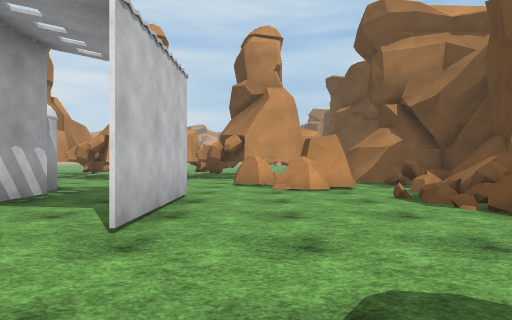
[1] (above)

24 first-person views from a walk through a scene from a Unity 3-D project. The camera is 1.2 m above the floor, looks level and sees 75° across. The floor is counted in squares, 2 m on a side. Each view is taken from the middle of a square. On the plan, view 1 faces up. The plan holds only what a view shows up to about 10 squares ahead; the rest is blank. The place goes on beyond the plan. Some animated figures are not drawn. Surface patterns are stand-ins for the level's own textures.

[2]
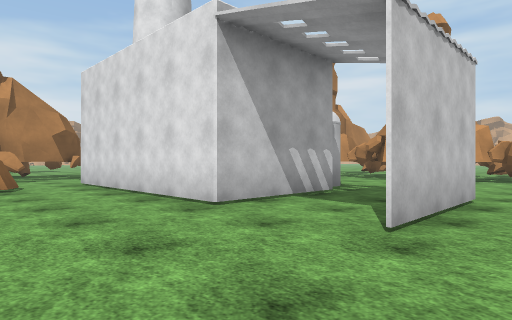

[3]
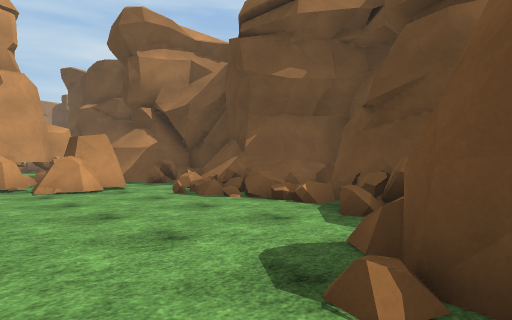

[4]
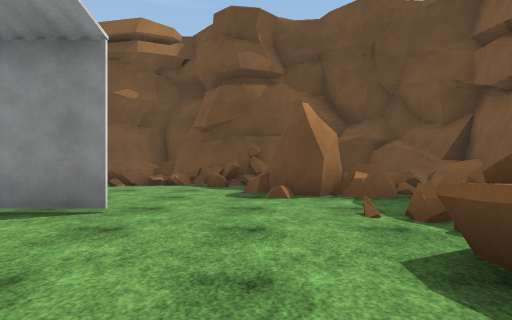

[5]
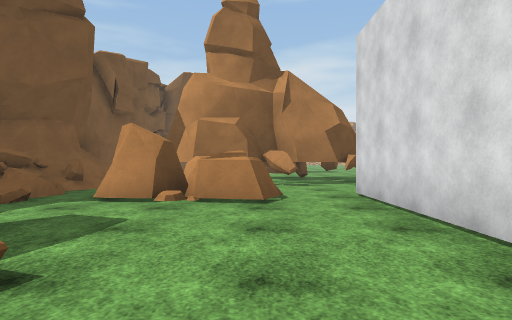

[6]
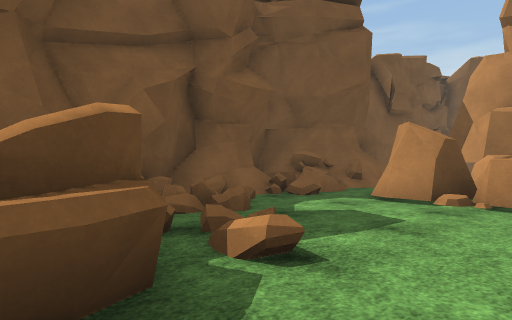

[7]
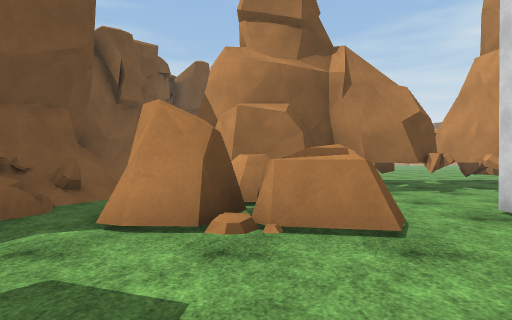

[8]
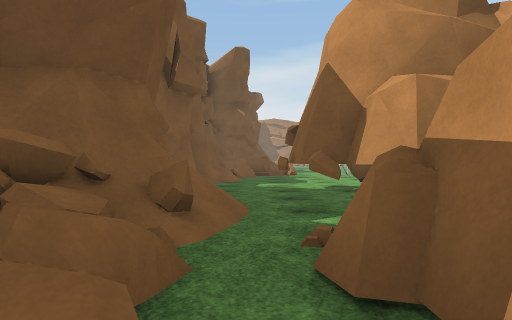

[9]
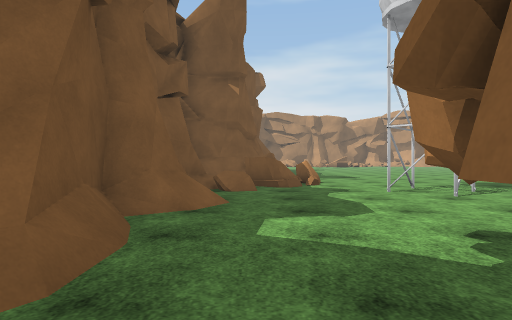

[10]
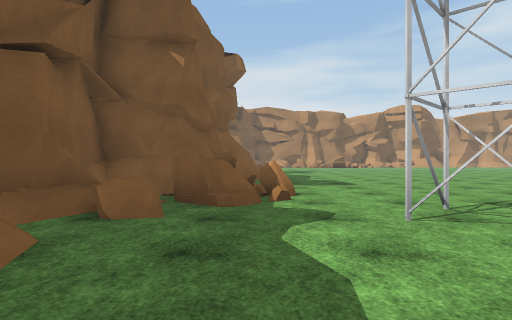

[11]
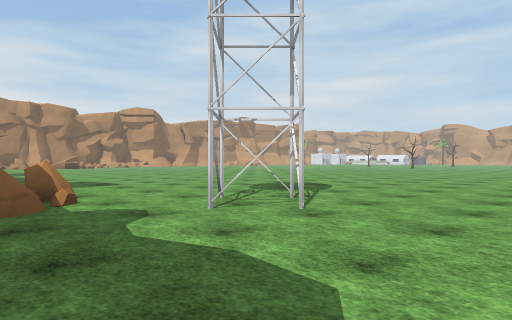

[12]
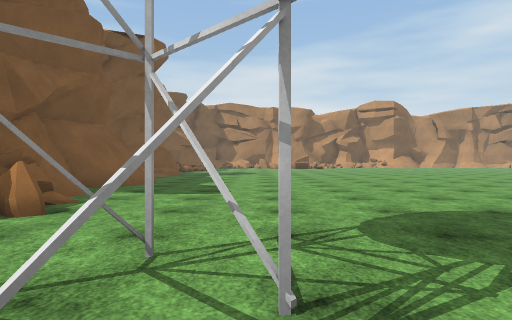

[13]
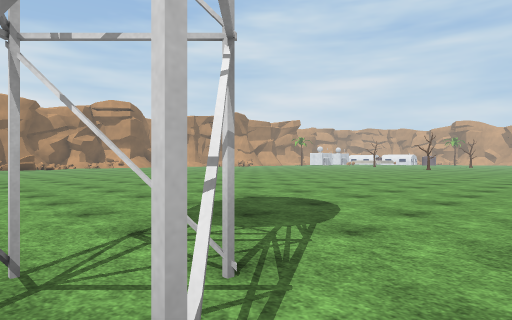

[14]
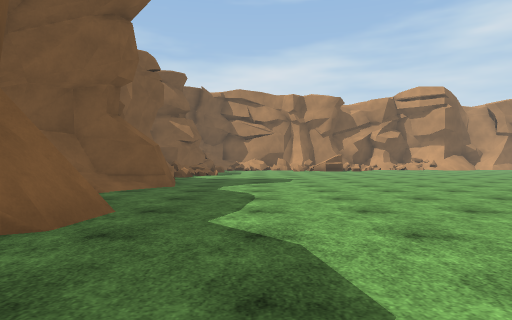

[15]
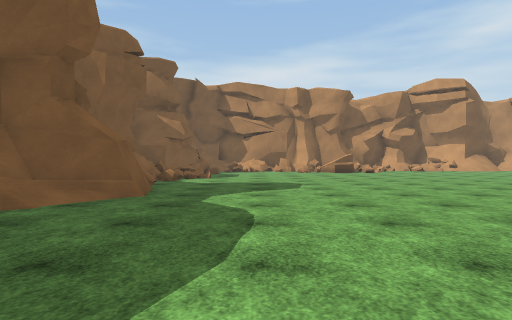

[16]
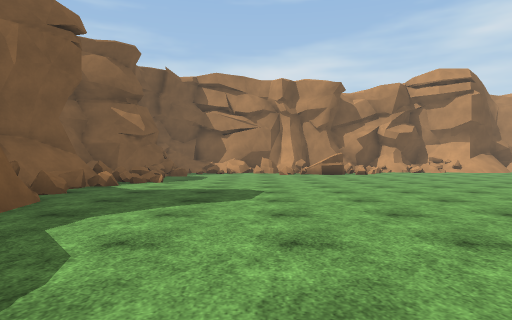

[17]
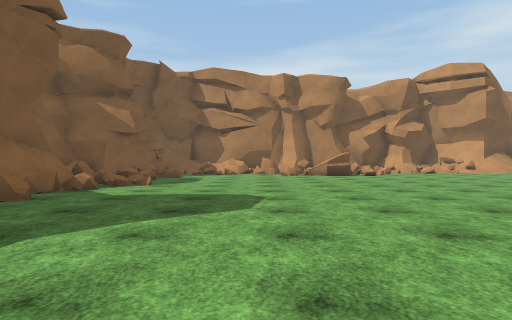

[18]
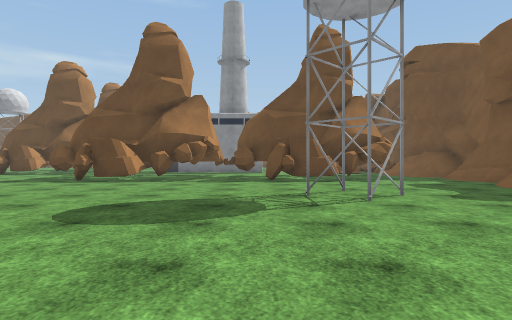

[19]
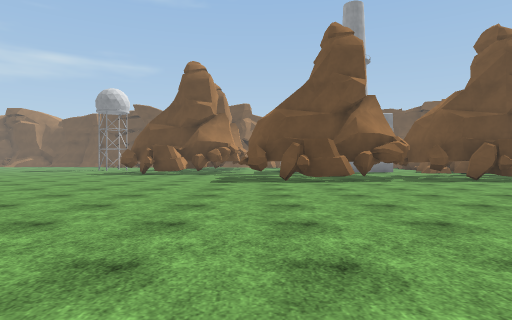

[20]
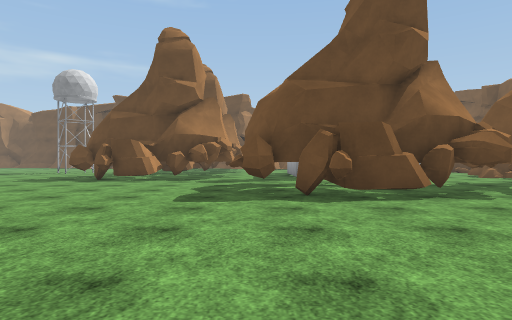

[21]
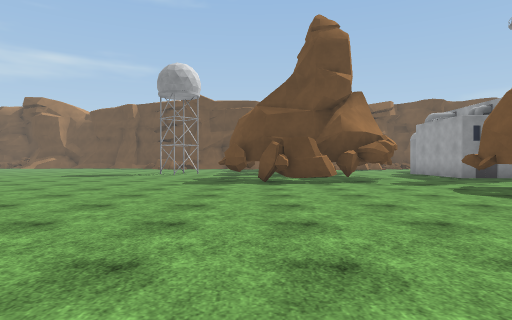

[22]
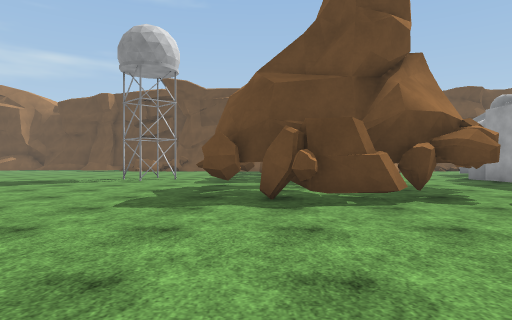

[23]
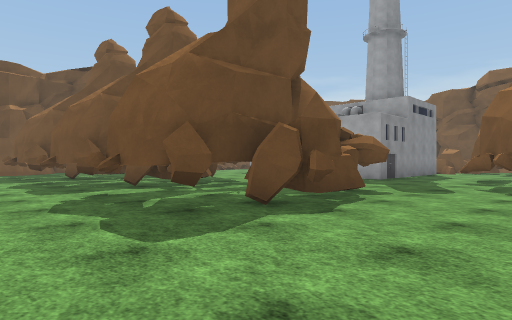

[24]
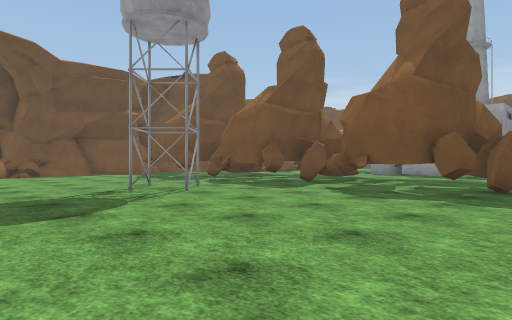

### Floor plan
Key: @ floor where view 1 was taken; # wall or solid block; . main floor; : floor 0.5 m higher than the main floor; / step, stairs or slope; = window, fence, low wall or low ledge; ^ raised ledge; v drop or lower ground; R rock.
Columns run from 37 left of view 1 to 6 right of it. Each row starts with its distance up from view 1.
 21                           .......
 20                           ...........
 19                         ..............
 18                        .........#.....
 17                      ...........##...
 16                     ................
 15                    .........##...##..
 14                   ..........###.###.#
 13                   .........######
 12                 ...........##  ##  #
 11                ............##  ##  #
 10               .......... #..## .####.####
  9 ...       .. ..........###........ ...R ###
  8 .......   ............####........ ..R  =##
  7 ........  ............## ##..####.. ..RR==#
  6 .......................#  #.     .. ....###
  5 .......................####      #..#../==##
  4 .........................#..     #..#...//##
  3 .......................####..#####..#...=##
  2 ...................#...####.............##
  1 ..................##...####.RR........R.##
  0 .......................# ##RRR...==..@R  #
 -1 //....//...##..===.....####.RR...# #..R  #
 -2  .=#==^#########v^=......./....==   ^====##
 -3 #: ###  #      ^////##.=///#==.==    ##==##
 -4 #              ###################    ####

Positions as (right, up) in squares from view 1, and headings:
1: (0, 0), facing up
2: (0, 0), facing up-left
3: (-1, 0), facing up-right
4: (-5, 1), facing right
5: (-3, 1), facing left
6: (-3, 1), facing down-left
7: (-5, 0), facing left
8: (-7, -2), facing left
9: (-12, -2), facing left
10: (-15, -1), facing left
11: (-15, -2), facing up-left
12: (-17, 2), facing left
13: (-17, 1), facing up-left
14: (-22, 1), facing left
15: (-24, 1), facing left
16: (-26, 2), facing left
17: (-27, 2), facing left
18: (-24, 3), facing right
19: (-24, 9), facing right
20: (-20, 9), facing right
21: (-19, 14), facing right
22: (-15, 14), facing right
23: (-13, 17), facing down-right
24: (-11, 21), facing down-right
